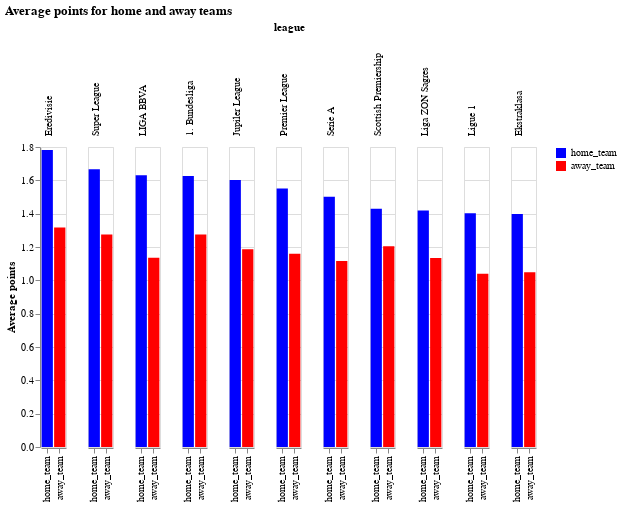

Notebook source saved alongside this figure:
### Code cell
palette = alt.Scale(domain=['home_team', 'away_team'],
                   range=['blue','red'])
alt.Chart(adv).mark_bar().encode(
    y=alt.Y('team_goals:Q',title= 'Average points'),
    x=alt.X('team_flag:N',sort='-x',title=''),
    color=alt.Color('team_flag:N',scale=palette,title=''),
    column=alt.Column('league:N',
                      sort=alt.EncodingSortField("team_goals", op='max',order='descending'), 
                     header=alt.Header(labelAngle=-90,labelAlign='right')),
    tooltip='team_goals:Q'
).properties(
    width=25,
    title='Average points for home and away teams'
)

### Figure 1 — Vega-Lite specification as saved in the notebook (floating-point values rounded to 4 significant figures)
{"config": {"view": {"continuousWidth": 400, "continuousHeight": 300}}, "data": {"name": "data-c01be5453e68b60ac887846465362cd0"}, "mark": "bar", "encoding": {"color": {"type": "nominal", "field": "team_flag", "scale": {"domain": ["home_team", "away_team"], "range": ["blue", "red"]}, "title": ""}, "column": {"type": "nominal", "field": "league", "header": {"labelAlign": "right", "labelAngle": -90}, "sort": {"field": "team_goals", "op": "max", "order": "descending"}}, "tooltip": {"type": "quantitative", "field": "team_goals"}, "x": {"type": "nominal", "field": "team_flag", "sort": "-x", "title": ""}, "y": {"type": "quantitative", "field": "team_goals", "title": "Average points"}}, "title": "Average points for home and away teams", "width": 25, "$schema": "https://vega.github.io/schema/vega-lite/v4.8.1.json", "datasets": {"data-c01be5453e68b60ac887846465362cd0": [{"league": "1. Bundesliga", "team_flag": "away_team", "team_goals": 1.275}, {"league": "1. Bundesliga", "team_flag": "home_team", "team_goals": 1.627}, {"league": "Ekstraklasa", "team_flag": "away_team", "team_goals": 1.048}, {"league": "Ekstraklasa", "team_flag": "home_team", "team_goals": 1.398}, {"league": "Eredivisie", "team_flag": "away_team", "team_goals": 1.317}, {"league": "Eredivisie", "team_flag": "home_team", "team_goals": 1.782}, {"league": "Jupiler League", "team_flag": "away_team", "team_goals": 1.186}, {"league": "Jupiler League", "team_flag": "home_team", "team_goals": 1.603}, {"league": "LIGA BBVA", "team_flag": "away_team", "team_goals": 1.136}, {"league": "LIGA BBVA", "team_flag": "home_team", "team_goals": 1.631}, {"league": "Liga ZON Sagres", "team_flag": "away_team", "team_goals": 1.134}, {"league": "Liga ZON Sagres", "team_flag": "home_team", "team_goals": 1.419}, {"league": "Ligue 1", "team_flag": "away_team", "team_goals": 1.04}, {"league": "Ligue 1", "team_flag": "home_team", "team_goals": 1.403}, {"league": "Premier League", "team_flag": "away_team", "team_goals": 1.16}, {"league": "Premier League", "team_flag": "home_team", "team_goals": 1.551}, {"league": "Scottish Premiership", "team_flag": "away_team", "team_goals": 1.204}, {"league": "Scottish Premiership", "team_flag": "home_team", "team_goals": 1.429}, {"league": "Serie A", "team_flag": "away_team", "team_goals": 1.116}, {"league": "Serie A", "team_flag": "home_team", "team_goals": 1.501}, {"league": "Super League", "team_flag": "away_team", "team_goals": 1.275}, {"league": "Super League", "team_flag": "home_team", "team_goals": 1.666}]}}
